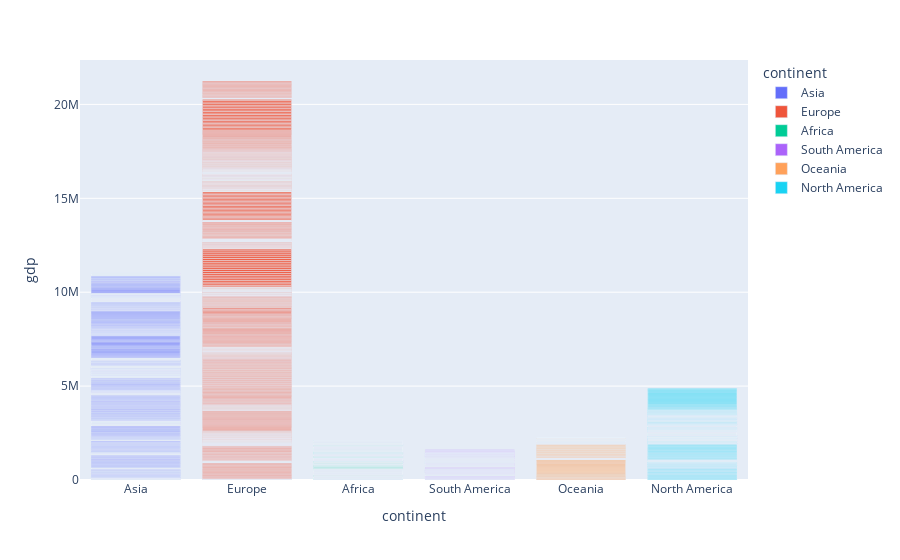

Write notebook code for a chart like this one.
### Code cell
fig = px.bar(df, x = 'continent', y = 'gdp', color = 'continent')
fig.show()

### Figure 1 — Plotly figure (JSON) as saved in the notebook; plotly's stock layout.template omitted (floating-point values rounded to 4 significant figures; data arrays with more than 128 entries replaced by an {"elided": "..."} marker saying what was removed)
{"data": [{"alignmentgroup": "True", "hovertemplate": "continent=%{x}<br>gdp=%{y}<extra></extra>", "legendgroup": "Asia", "marker": {"color": "#636efa", "pattern": {"shape": ""}}, "name": "Asia", "offsetgroup": "Asia", "orientation": "v", "showlegend": true, "textposition": "auto", "type": "bar", "x": {"elided": "939 str values"}, "xaxis": "x", "y": {"elided": "939 int values"}, "yaxis": "y"}, {"alignmentgroup": "True", "hovertemplate": "continent=%{x}<br>gdp=%{y}<extra></extra>", "legendgroup": "Europe", "marker": {"color": "#EF553B", "pattern": {"shape": ""}}, "name": "Europe", "offsetgroup": "Europe", "orientation": "v", "showlegend": true, "textposition": "auto", "type": "bar", "x": {"elided": "807 str values"}, "xaxis": "x", "y": {"elided": "807 int values"}, "yaxis": "y"}, {"alignmentgroup": "True", "hovertemplate": "continent=%{x}<br>gdp=%{y}<extra></extra>", "legendgroup": "Africa", "marker": {"color": "#00cc96", "pattern": {"shape": ""}}, "name": "Africa", "offsetgroup": "Africa", "orientation": "v", "showlegend": true, "textposition": "auto", "type": "bar", "x": {"elided": "1008 str values"}, "xaxis": "x", "y": {"elided": "1008 int values"}, "yaxis": "y"}, {"alignmentgroup": "True", "hovertemplate": "continent=%{x}<br>gdp=%{y}<extra></extra>", "legendgroup": "South America", "marker": {"color": "#ab63fa", "pattern": {"shape": ""}}, "name": "South America", "offsetgroup": "South America", "orientation": "v", "showlegend": true, "textposition": "auto", "type": "bar", "x": {"elided": "225 str values"}, "xaxis": "x", "y": {"elided": "225 int values"}, "yaxis": "y"}, {"alignmentgroup": "True", "hovertemplate": "continent=%{x}<br>gdp=%{y}<extra></extra>", "legendgroup": "Oceania", "marker": {"color": "#FFA15A", "pattern": {"shape": ""}}, "name": "Oceania", "offsetgroup": "Oceania", "orientation": "v", "showlegend": true, "textposition": "auto", "type": "bar", "x": {"elided": "160 str values"}, "xaxis": "x", "y": {"elided": "160 int values"}, "yaxis": "y"}, {"alignmentgroup": "True", "hovertemplate": "continent=%{x}<br>gdp=%{y}<extra></extra>", "legendgroup": "North America", "marker": {"color": "#19d3f3", "pattern": {"shape": ""}}, "name": "North America", "offsetgroup": "North America", "orientation": "v", "showlegend": true, "textposition": "auto", "type": "bar", "x": {"elided": "393 str values"}, "xaxis": "x", "y": {"elided": "393 int values"}, "yaxis": "y"}], "layout": {"barmode": "relative", "legend": {"title": {"text": "continent"}, "tracegroupgap": 0}, "margin": {"t": 60}, "xaxis": {"anchor": "y", "categoryarray": ["Asia", "Europe", "Africa", "South America", "Oceania", "North America"], "categoryorder": "array", "domain": [0, 1], "title": {"text": "continent"}}, "yaxis": {"anchor": "x", "domain": [0, 1], "title": {"text": "gdp"}}}}
